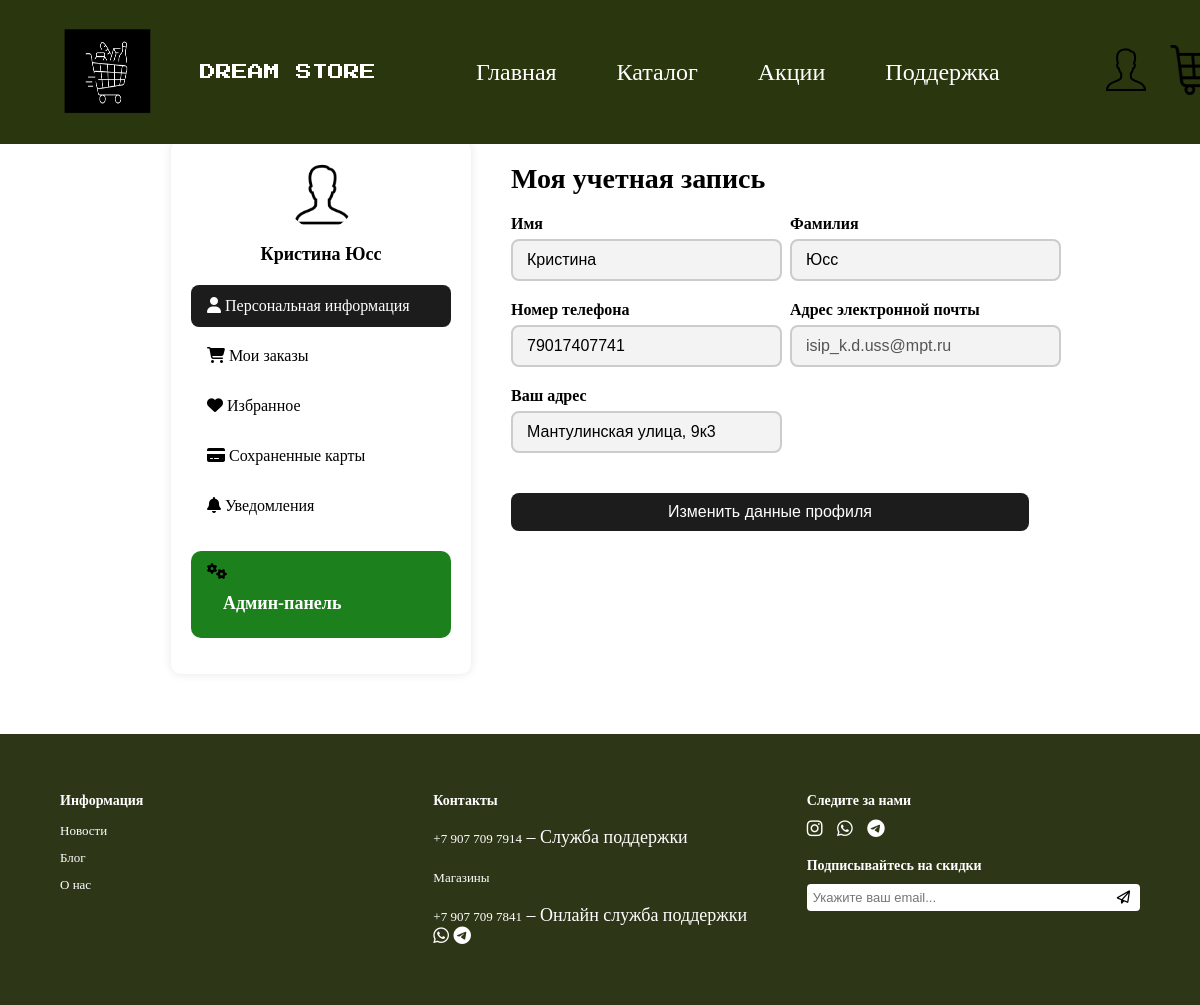
The page /lk.php (signed in) on the database its author committed.
### tables this page shows
CREATE TABLE `users` (
  `id` int(11) NOT NULL,
  `first_name` varchar(50) NOT NULL,
  `last_name` varchar(50) NOT NULL,
  `phone` varchar(20) NOT NULL,
  `email` varchar(100) NOT NULL,
  `pass` varchar(200) NOT NULL,
  `address` varchar(200) NOT NULL,
  `role` enum('user','admin') DEFAULT 'user'
);

### lk.php (the view, shortened to what this page needs)
<?php
require_once('db.php');
$email = $_SESSION['user_email'];
$query = "SELECT first_name, last_name, phone, email, address, role FROM users WHERE email = ?";
$stmt = $conn->prepare($query);
$stmt->bind_param("s", $email);
$stmt->execute();
$result = $stmt->get_result();
$user = $result->fetch_assoc();
?>
<!DOCTYPE html>
<html lang="ru">
<head>
  <link
    rel="stylesheet"
    href="https://cdnjs.cloudflare.com/ajax/libs/font-awesome/6.5.0/css/all.min.css"
  />
  <link rel="stylesheet" href="lk.css" />
</head>
<body>
<header>
  <div class="logo">
    <a href="mainpage.php"><img src="img/logo.png" alt="" /></a>
    <div class="store-name">DREAM STORE</div>
  </div>
  <nav>
    <div class="menu-links">
      <a href="mainpage.php">Главная</a>
      <a href="catalog.php">Каталог</a>
      <a href="discounts.php">Акции</a>
      <a href="feedback.php">Поддержка</a>
    </div>
    <div class="icons">
      <a href="register.php"><img src="img/user.png" /></a>
      <a href="cart.php"><img src="img/buy.png" /></a>
    </div>
  </nav>
</header>
<main class="profile-container">
  <aside class="sidebar">
    <div class="user-info">
      <img src="img/user.png" alt="avatar" />
      <h3><?= htmlspecialchars($user['first_name']) . " " . htmlspecialchars($user['last_name']); ?></h3>
    </div>
    <ul class="menu">
      <li class="active"><i class="fas fa-user"></i> Персональная информация</li>
      <li><i class="fas fa-shopping-cart"></i> Мои заказы</li>
      <li><i class="fas fa-heart"></i> Избранное</li>
      <li><i class="fas fa-credit-card"></i> Сохраненные карты</li>
      <li><i class="fas fa-bell"></i> Уведомления</li>
      <?php if (!empty($user['role']) && $user['role'] === 'admin'): ?>
        <li class="admin-link"><i class="fas fa-cogs"></i> <a href="admin_lk.php">Админ-панель</a></li>
      <?php endif; ?>
    </ul>
  </aside>
  <section class="profile-main">
    <h2>Моя учетная запись</h2>
    <form class="profile-form" method="post" id="profileForm">
      <div>
        <label>Имя</label>
        <input type="text" name="first_name" value="<?= htmlspecialchars($user['first_name']) ?>" readonly />
      </div>
      <div>
        <label>Фамилия</label>
        <input type="text" name="last_name" value="<?= htmlspecialchars($user['last_name']) ?>" readonly />
      </div>
      <div>
        <label>Номер телефона</label>
        <input type="text" name="phone" value="<?= htmlspecialchars($user['phone']) ?>" readonly />
      </div>
      <div>
        <label>Адрес электронной почты</label>
        <input type="email" name="email" value="<?= htmlspecialchars($user['email']) ?>" readonly disabled />
      </div>
      <div>
        <label>Ваш адрес</label>
        <input type="text" name="address" value="<?= htmlspecialchars($user['address']) ?>" readonly />
      </div>
      <button type="button" id="editBtn">Изменить данные профиля</button>
    </form>
  </section>
</main>
<footer class="footer">
  <div class="footer-section">
    <h4>Информация</h4>
    <ul>
      <li><a href="#">Новости</a></li>
      <li><a href="#">Блог</a></li>
      <li><a href="#">О нас</a></li>
    </ul>
  </div>
  <div class="footer-section">
    <h4>Контакты</h4>
    <p><a href="tel:+79077097914">+7 907 709 7914</a> – Служба поддержки</p>
    <p><a href="#">Магазины</a></p>
    <p>
      <a href="tel:+79077097841">+7 907 709 7841</a> – Онлайн служба поддержки
      <i class="fab fa-whatsapp"></i>
      <i class="fab fa-telegram"></i>
    </p>
  </div>
  <div class="footer-section">
    <h4>Следите за нами</h4>
    <div class="social-icons">
      <a href="#"><i class="fab fa-instagram"></i></a>
      <a href="#"><i class="fab fa-whatsapp"></i></a>
      <a href="#"><i class="fab fa-telegram"></i></a>
    </div>
    <h4>Подписывайтесь на скидки</h4>
    <div class="subscribe">
      <input type="email" placeholder="Укажите ваш email..." />
      <button><i class="fa-regular fa-paper-plane"></i></button>
    </div>
  </div>
</footer>
</body>
</html>

### lk.css (style rules this page uses)
body { margin: 0; padding: 0; display: flex; flex-direction: column; min-height: 100vh; }
main { flex: 1; margin-top: 0px; }
header { background-color: #29360E; color: white; display: flex; align-items: center; justify-content: space-between; padding: 10px 30px; position: fixed; top: 0; left: 0; right: 0; z-index: 20; }
.logo { display: flex; align-items: center; }
.logo img { height: 120px; width: 150px; margin-right: 20px; }
.store-name { font-family: 'Press Start 2P', cursive; font-size: 16px; color: white; white-space: nowrap; }
nav { display: flex; align-items: center; margin-left: 100px; }
.menu-links { display: flex; gap: 60px; font-size: 24px; margin-right: 100px; }
.menu-links a { color: white; text-decoration: none; transition: opacity 0.3s; }
.icons { display: flex; align-items: center; gap: 20px; }
.icons a img { height: 50px; cursor: pointer; }
.footer { display: flex; justify-content: space-between; background-color: #2d3717; color: white; padding: 40px; font-size: 18px; margin-top: auto; }
.footer-section { flex: 1; margin: 0 20px; }
.footer-section h4 { font-size: 14px; margin-bottom: 10px; }
.footer-section ul { list-style: none; padding: 0; margin: 0; }
.footer-section li { margin-bottom: 6px; }
.footer-section a { color: white; text-decoration: none; font-size: 13px; }
.social-icons a { margin-right: 10px; font-size: 18px; color: white; }
.subscribe { display: flex; margin-top: 10px; }
.subscribe input { padding: 6px; border: none; border-radius: 4px 0 0 4px; font-size: 13px; flex: 1; }
.subscribe button { background-color: white; border: none; padding: 6px 10px; border-radius: 0 4px 4px 0; cursor: pointer; }
.profile-container { display: flex; max-width: 1200px; margin: 40px auto; margin-top: 120px; padding: 20px; gap: 40px; }
.sidebar { width: 260px; background: #fff; border-radius: 10px; box-shadow: 0 0 10px rgba(0, 0, 0, 0.1); padding: 20px; }
.user-info { text-align: center; margin-bottom: 20px; }
.user-info img { width: 70px; height: 70px; border-radius: 50%; object-fit: cover; }
.user-info h3 { margin-top: 10px; font-size: 18px; }
.menu { list-style: none; padding: 0; }
.menu li { padding: 12px 16px; margin-bottom: 8px; border-radius: 8px; cursor: pointer; transition: background 0.3s; }
.menu li:hover, .menu li.active { background-color: #1c1c1c; color: white; }
.profile-main { flex: 1; }
.profile-main h2 { font-size: 28px; margin-bottom: 20px; }
.profile-form { display: grid; grid-template-columns: 1fr 1fr; gap: 20px 40px; }
.profile-form label { font-weight: bold; margin-bottom: 6px; display: block; }
.profile-form input { padding: 10px 14px; font-size: 16px; border: 2px solid #ccc; border-radius: 8px; background-color: #fdfdfd; width: 100%; }
.profile-form input:read-only { background-color: #f3f3f3; }
.profile-form input[type="text"][value*=","] { grid-column: span 2; }
.profile-form button { margin-top: 20px; grid-column: span 2; padding: 10px 16px; background-color: #1c1c1c; color: white; border: none; border-radius: 8px; font-size: 16px; cursor: pointer; transition: background 0.3s; }
.menu li.admin-link { margin-top: 24px; background-color: #1c811c; border-radius: 10px; transition: background-color 0.3s ease; }
.menu li.admin-link a { color: white; font-weight: 700; text-decoration: none; display: flex; align-items: center; gap: 10px; font-size: 18px; padding: 12px 16px; border-radius: 10px; }

### rows shown on the page
users: first_name "Кристина", last_name "Юсс", phone "79017407741", email "isip_k.d.uss@mpt.ru", address "Мантулинская улица, 9к3"
